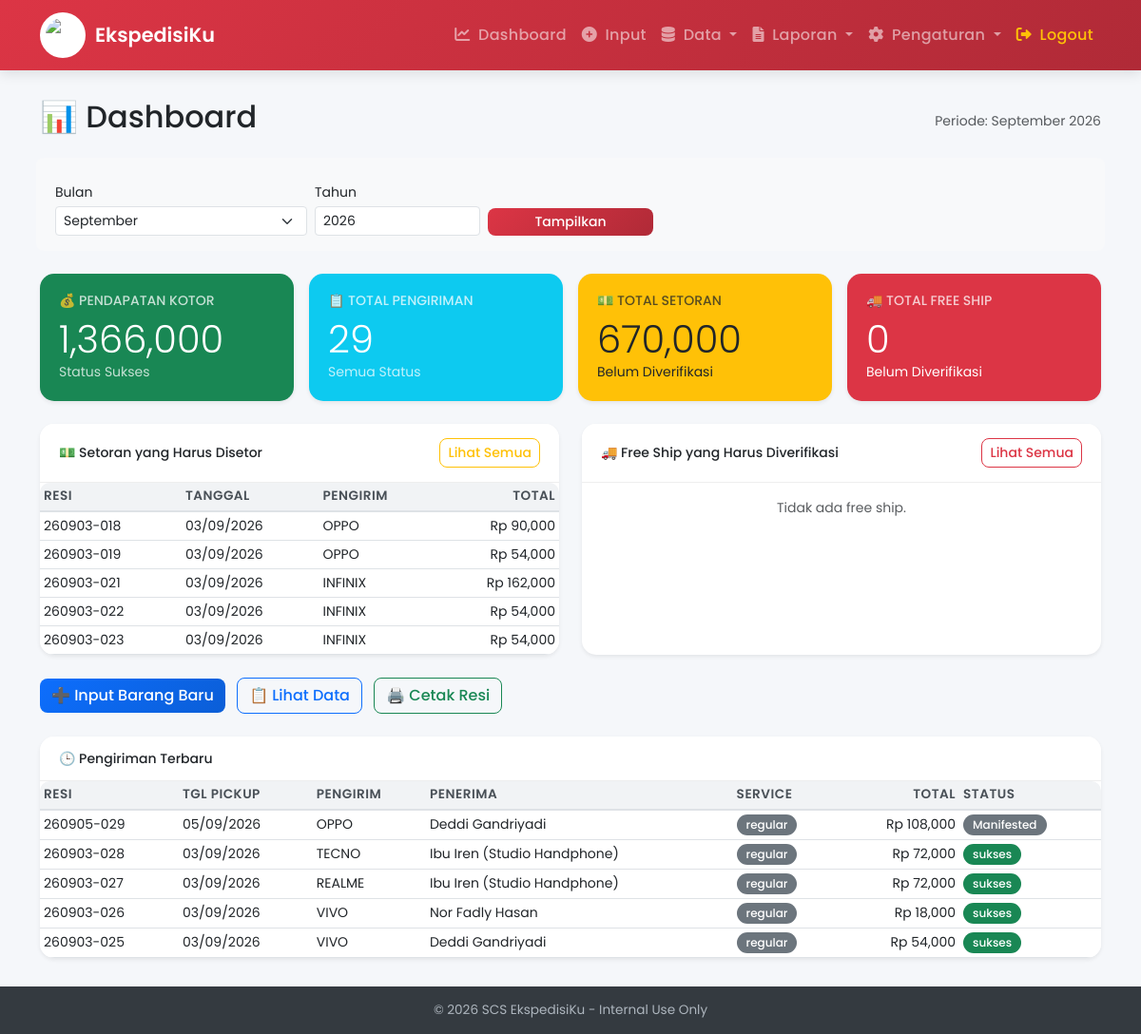
Screenshot of / (signed in) with the database file from the repository.
### models.py (models this page shows)
class Pengiriman(db.Model):
    id = db.Column(db.Integer, primary_key=True)
    nomor_resi = db.Column(db.String(50), unique=True, index=True)
    barcode_image = db.Column(db.String(100))
    kota_asal = db.Column(db.String(50))
    kota_tujuan = db.Column(db.String(50))
    tgl_pickup = db.Column(db.Date)
    petugas_pickup = db.Column(db.String(100))
    pengirim_id = db.Column(db.Integer, db.ForeignKey('pelanggan.id'))
    penerima_id = db.Column(db.Integer, db.ForeignKey('pelanggan.id'))
    jenis_service = db.Column(db.String(10))
    jenis_barang = db.Column(db.String(10))
    jumlah_koli = db.Column(db.Integer)
    berat_kg = db.Column(db.Float)
    tarif_per_kg = db.Column(db.Float)
    ppn = db.Column(db.Float, default=0.0)
    asuransi = db.Column(db.Float, default=0.0)
    biaya_packing = db.Column(db.Float, default=0.0)
    total_biaya = db.Column(db.Float)
    metode_pembayaran = db.Column(db.String(10))
    keterangan = db.Column(db.Text)
    status = db.Column(db.String(20), default='pending')
    verified = db.Column(db.Boolean, default=False)
    retur_verified = db.Column(db.Boolean, default=False)
    created_at = db.Column(db.DateTime, default=datetime.utcnow)
    pengirim = db.relationship('Pelanggan', foreign_keys=[pengirim_id])
    penerima = db.relationship('Pelanggan', foreign_keys=[penerima_id])

class Pelanggan(db.Model):
    id = db.Column(db.Integer, primary_key=True)
    tipe = db.Column(db.String(10))
    nama = db.Column(db.String(100), nullable=False)
    perusahaan = db.Column(db.String(100))
    alamat = db.Column(db.Text)
    no_telp = db.Column(db.String(20))
    kode_kota = db.Column(db.String(10))

### app.py (the view)
@app.route('/')
@login_required
def dashboard():
    now = datetime.now()
    bulan = request.args.get('bulan', now.month, type=int)
    tahun = request.args.get('tahun', now.year, type=int)
    last_day = calendar.monthrange(tahun, bulan)[1]
    tgl_mulai = datetime(tahun, bulan, 1).date()
    tgl_akhir = datetime(tahun, bulan, last_day).date()
    pendapatan_kotor = db.session.query(func.sum(Pengiriman.total_biaya)).filter(
        Pengiriman.status == 'sukses',
        Pengiriman.tgl_pickup >= tgl_mulai,
        Pengiriman.tgl_pickup <= tgl_akhir
    ).scalar() or 0
    total_pengiriman = Pengiriman.query.filter(
        Pengiriman.tgl_pickup >= tgl_mulai,
        Pengiriman.tgl_pickup <= tgl_akhir
    ).count()
    recent_shipments = Pengiriman.query.order_by(Pengiriman.created_at.desc()).limit(5).all()
    setoran_list = Pengiriman.query.filter_by(status='sukses', verified=False).order_by(Pengiriman.tgl_pickup.desc()).limit(10).all()
    total_setoran = sum(p.total_biaya for p in setoran_list) if setoran_list else 0
    free_ship_list = Pengiriman.query.filter_by(status='retur', retur_verified=False).order_by(Pengiriman.tgl_pickup.desc()).limit(10).all()
    total_free_ship = sum(p.total_biaya for p in free_ship_list) if free_ship_list else 0
    bulan_list = ['Januari', 'Februari', 'Maret', 'April', 'Mei', 'Juni',
                  'Juli', 'Agustus', 'September', 'Oktober', 'November', 'Desember']
    return render_template('dashboard.html',
                           pendapatan_hari_ini=pendapatan_kotor,
                           total_pengiriman=total_pengiriman,
                           recent_shipments=recent_shipments,
                           bulan=bulan,
                           tahun=tahun,
                           bulan_list=bulan_list,
                           setoran_list=setoran_list,
                           total_setoran=total_setoran,
                           free_ship_list=free_ship_list,
                           total_free_ship=total_free_ship)

### app.py (called while the page is built)
@login_manager.user_loader
def load_user(user_id):
    return User.query.get(int(user_id))

@app.context_processor
def inject_settings():
    return dict(get_settings=Settings.get)

### templates/dashboard.html (shortened to what this page needs)
{% extends "base.html" %}
{% block content %}
<div class="container-fluid px-0">
  <div class="d-flex justify-content-between align-items-center mb-4">
    <h2>📊 Dashboard</h2>
    <span class="text-muted small">Periode: {{ bulan_list[bulan-1] }} {{ tahun }}</span>
  </div>
  <form method="GET" class="row g-2 mb-4 bg-light p-3 rounded-3">
    <div class="col-md-3">
      <label class="form-label small mb-1">Bulan</label>
      <select name="bulan" class="form-select form-select-sm">
        {% for i in range(1, 13) %}
          <option value="{{ i }}" {% if bulan == i %}selected{% endif %}>{{ bulan_list[i-1] }}</option>
        {% endfor %}
      </select>
    </div>
    <div class="col-md-2">
      <label class="form-label small mb-1">Tahun</label>
      <input type="number" name="tahun" class="form-control form-control-sm" value="{{ tahun }}" min="2020" max="2100">
    </div>
    <div class="col-md-2 d-flex align-items-end">
      <button type="submit" class="btn btn-danger btn-sm w-100">Tampilkan</button>
    </div>
  </form>
  <div class="row g-3 mb-4">
    <div class="col-md-3 col-sm-6">
      <div class="card border-0 shadow-sm h-100 bg-success text-white">
        <div class="card-body d-flex flex-column justify-content-between">
          <h6 class="card-title small text-uppercase opacity-75">💰 Pendapatan Kotor</h6>
          <p class="display-6 mb-0">{{ "{:,.0f}".format(pendapatan_hari_ini) }}</p>
          <small class="opacity-75">Status Sukses</small>
        </div>
      </div>
    </div>
    <div class="col-md-3 col-sm-6">
      <div class="card border-0 shadow-sm h-100 bg-info text-white">
        <div class="card-body d-flex flex-column justify-content-between">
          <h6 class="card-title small text-uppercase opacity-75">📋 Total Pengiriman</h6>
          <p class="display-6 mb-0">{{ total_pengiriman }}</p>
          <small class="opacity-75">Semua Status</small>
        </div>
      </div>
    </div>
    <div class="col-md-3 col-sm-6">
      <div class="card border-0 shadow-sm h-100 bg-warning text-dark">
        <div class="card-body d-flex flex-column justify-content-between">
          <h6 class="card-title small text-uppercase opacity-75">💵 Total Setoran</h6>
          <p class="display-6 mb-0">{{ "{:,.0f}".format(total_setoran) }}</p>
          <small>Belum Diverifikasi</small>
        </div>
      </div>
    </div>
    <div class="col-md-3 col-sm-6">
      <div class="card border-0 shadow-sm h-100 bg-danger text-white">
        <div class="card-body d-flex flex-column justify-content-between">
          <h6 class="card-title small text-uppercase opacity-75">🚚 Total Free Ship</h6>
          <p class="display-6 mb-0">{{ "{:,.0f}".format(total_free_ship) }}</p>
          <small>Belum Diverifikasi</small>
        </div>
      </div>
    </div>
  </div>
  <div class="row g-4 mb-4">
    <div class="col-lg-6">
      <div class="card border-0 shadow-sm h-100">
        <div class="card-header bg-white d-flex justify-content-between align-items-center">
          <h5 class="mb-0 small">💵 Setoran yang Harus Disetor</h5>
          <a href="{{ url_for('setoran_ongkir', tab='sukses') }}" class="btn btn-sm btn-outline-warning">Lihat Semua</a>
        </div>
        <div class="card-body p-0">
          {% if setoran_list %}
          <div class="table-responsive">
            <table class="table table-sm table-hover mb-0 small">
              <thead class="table-light">
                <tr><th>Resi</th><th>Tanggal</th><th>Pengirim</th><th class="text-end">Total</th></tr>
              </thead>
              <tbody>
                {% for p in setoran_list[:5] %}
                <tr>
                  <td>{{ p.nomor_resi }}</td>
                  <td>{{ p.tgl_pickup.strftime('%d/%m/%Y') if p.tgl_pickup else '-' }}</td>
                  <td>{{ p.pengirim.nama if p.pengirim else '-' }}</td>
                  <td class="text-end">Rp {{ "{:,.0f}".format(p.total_biaya) }}</td>
                </tr>
                {% endfor %}
              </tbody>
            </table>
          </div>
          {% else %}
          <div class="p-3 text-center text-muted small">Tidak ada setoran.</div>
          {% endif %}
        </div>
      </div>
    </div>
    <div class="col-lg-6">
      <div class="card border-0 shadow-sm h-100">
        <div class="card-header bg-white d-flex justify-content-between align-items-center">
          <h5 class="mb-0 small">🚚 Free Ship yang Harus Diverifikasi</h5>
          <a href="{{ url_for('setoran_ongkir', tab='retur') }}" class="btn btn-sm btn-outline-danger">Lihat Semua</a>
        </div>
        <div class="card-body p-0">
          {% if free_ship_list %}
          <div class="table-responsive">
            <table class="table table-sm table-hover mb-0 small">
              <thead class="table-light">
                <tr><th>Resi</th><th>Tanggal</th><th>Pengirim</th><th class="text-end">Total</th></tr>
              </thead>
              <tbody>
                {% for p in free_ship_list[:5] %}
                <tr>
                  <td>{{ p.nomor_resi }}</td>
                  <td>{{ p.tgl_pickup.strftime('%d/%m/%Y') if p.tgl_pickup else '-' }}</td>
                  <td>{{ p.pengirim.nama if p.pengirim else '-' }}</td>
                  <td class="text-end">Rp {{ "{:,.0f}".format(p.total_biaya) }}</td>
                </tr>
                {% endfor %}
              </tbody>
            </table>
          </div>
          {% else %}
          <div class="p-3 text-center text-muted small">Tidak ada free ship.</div>
          {% endif %}
        </div>
      </div>
    </div>
  </div>
  <div class="row mb-4">
    <div class="col-12">
      <a href="{{ url_for('input_barang') }}" class="btn btn-primary me-2">➕ Input Barang Baru</a>
      <a href="{{ url_for('data_barang') }}" class="btn btn-outline-primary me-2">📋 Lihat Data</a>
      <a href="{{ url_for('cetak_resi') }}" class="btn btn-outline-success">🖨️ Cetak Resi</a>
    </div>
  </div>
  <div class="card border-0 shadow-sm">
    <div class="card-header bg-white">
      <h5 class="mb-0 small">🕒 Pengiriman Terbaru</h5>
    </div>
    <div class="card-body p-0">
      <div class="table-responsive">
        <table class="table table-sm table-hover mb-0 small">
          <thead class="table-light">
            <tr>
              <th>Resi</th>
              <th>Tgl Pickup</th>
              <th>Pengirim</th>
              <th>Penerima</th>
              <th>Service</th>
              <th class="text-end">Total</th>
              <th>Status</th>
            </tr>
          </thead>
          <tbody>
            {% for p in recent_shipments %}
            <tr>
              <td>{{ p.nomor_resi }}</td>
              <td>{{ p.tgl_pickup.strftime('%d/%m/%Y') if p.tgl_pickup else '-' }}</td>
              <td>{{ p.pengirim.nama if p.pengirim else '-' }}</td>
              <td>{{ p.penerima.nama if p.penerima else '-' }}</td>
              <td><span class="badge bg-{{ 'warning' if p.jenis_service == 'express' else 'secondary' }}">{{ p.jenis_service }}</span></td>
              <td class="text-end">Rp {{ "{:,.0f}".format(p.total_biaya) }}</td>
              <td>
                <span class="badge bg-{{ 'success' if p.status == 'sukses' else 'warning' if p.status == 'hold' else 'danger' if p.status == 'retur' else 'secondary' }}">
                  {% if p.status == 'pending' %}Manifested{% elif p.status == 'hold' %}TOP{% elif p.status == 'retur' %}Free Ship.{% else %}{{ p.status }}{% endif %}
                </span>
              </td>
            </tr>
            {% else %}
            <tr>
              <td colspan="7" class="text-center text-muted py-3">Belum ada pengiriman di bulan ini.</td>
            </tr>
            {% endfor %}
          </tbody>
        </table>
      </div>
    </div>
  </div>
</div>
{% endblock %}

### templates/base.html (shortened to what this page needs)
<!DOCTYPE html>
<html lang="id">
<head>
  <link href="https://cdn.jsdelivr.net/npm/bootstrap@5.3.0/dist/css/bootstrap.min.css" rel="stylesheet">
  <link href="https://cdn.datatables.net/1.13.6/css/dataTables.bootstrap5.min.css" rel="stylesheet">
  <link rel="stylesheet" href="https://cdnjs.cloudflare.com/ajax/libs/font-awesome/6.0.0-beta3/css/all.min.css">
</head>
<body>
  <nav class="navbar navbar-expand-xl navbar-dark bg-danger">
    <div class="container">
      <a class="navbar-brand d-flex align-items-center" href="{{ url_for('dashboard') }}">
        <div style="background-color: white; padding: 4px; border-radius: 50%; display: inline-flex; align-items: center; justify-content: center; margin-right: 10px;">
          <img src="{{ url_for('static', filename='logo.png') }}" alt="SCS" width="40" height="40" style="object-fit: contain; border-radius: 50%;">
        </div>
        <span>EkspedisiKu</span>
      </a>
      <div class="collapse navbar-collapse" id="navbarNav">
        <ul class="navbar-nav ms-auto">
          <li class="nav-item">
            <a class="nav-link" href="{{ url_for('dashboard') }}">
              <i class="fas fa-chart-line me-1"></i> Dashboard
            </a>
          </li>
          {% if current_user.role in ['admin', 'petugas', 'kurir'] %}
          <li class="nav-item">
            <a class="nav-link" href="{{ url_for('input_barang') }}">
              <i class="fas fa-plus-circle me-1"></i> Input
            </a>
          </li>
          {% endif %}
          {% if current_user.role == 'admin' %}
          <li class="nav-item dropdown">
            <a class="nav-link dropdown-toggle" href="#" role="button" data-bs-toggle="dropdown">
              <i class="fas fa-database me-1"></i> Data
            </a>
          </li>
          {% endif %}
          {% if current_user.role in ['admin', 'kurir'] %}
          <li class="nav-item dropdown">
            <a class="nav-link dropdown-toggle" href="#" role="button" data-bs-toggle="dropdown">
              <i class="fas fa-file-alt me-1"></i> Laporan
            </a>
          </li>
          {% endif %}
          {% if current_user.role == 'admin' %}
          <li class="nav-item dropdown">
            <a class="nav-link dropdown-toggle" href="#" role="button" data-bs-toggle="dropdown">
              <i class="fas fa-cog me-1"></i> Pengaturan
            </a>
          </li>
          {% endif %}
          <li class="nav-item">
            <a class="nav-link text-warning" href="{{ url_for('logout') }}">
              <i class="fas fa-sign-out-alt me-1"></i> Logout
            </a>
          </li>
        </ul>
      </div>
    </div>
  </nav>
  <div class="container main-container">
    {% block content %}{% endblock %}
  </div>
  <footer class="footer text-center">
    <div class="container">
      <span>© 2026 SCS EkspedisiKu - Internal Use Only</span>
    </div>
  </footer>
</body>
</html>

### templates/base.html (style rules this page uses)
:root { --primary: #dc3545; --primary-dark: #b02a37; --secondary: #6c757d; --success: #198754; --info: #0dcaf0; --warning: #ffc107; --danger: #dc3545; --light: #f8f9fa; --dark: #212529; --font: 'Poppins', sans-serif; }
* { font-family: var(--font); }
body { background: #f5f7fa; min-height: 100vh; display: flex; flex-direction: column; }
.navbar-dark.bg-danger { background: linear-gradient(135deg, #dc3545 0%, #b02a37 100%) !important; box-shadow: 0 4px 12px rgba(0,0,0,0.1); }
.navbar-brand { font-weight: 600; font-size: 1.3rem; }
.navbar-brand img { object-fit: cover; border: 2px solid white; }
.nav-link { font-weight: 500; letter-spacing: 0.3px; transition: all 0.2s ease; }
.main-container { flex: 1; padding-top: 30px; padding-bottom: 30px; }
.card { border: none; border-radius: 15px; box-shadow: 0 5px 15px rgba(0,0,0,0.05); transition: transform 0.3s ease, box-shadow 0.3s ease; overflow: hidden; }
.card-header { background: white; border-bottom: 1px solid #eee; font-weight: 600; font-size: 1rem; padding: 15px 20px; }
.card-body { padding: 20px; }
.btn { border-radius: 8px; font-weight: 500; transition: all 0.2s ease; }
.btn-danger { background: linear-gradient(135deg, #dc3545, #b02a37); border: none; }
.btn-primary { background: linear-gradient(135deg, #0d6efd, #0b5ed7); border: none; }
.table { border-radius: 10px; overflow: hidden; }
.table thead th { background: #f1f3f5; font-weight: 600; font-size: 0.85rem; text-transform: uppercase; letter-spacing: 0.5px; color: #495057; border-bottom: 2px solid #dee2e6; }
.table tbody tr { transition: background 0.2s; }
.badge { padding: 5px 10px; border-radius: 20px; font-weight: 500; font-size: 0.75rem; }
.footer { background: #343a40; color: #adb5bd; padding: 15px 0; margin-top: auto; font-size: 0.85rem; }
.navbar-nav .nav-link { padding-left: 0.75rem; padding-right: 0.75rem; }

### rows the page displays
Pengiriman: nomor_resi "260903-018", tgl_pickup "03/09/2026", pengirim "OPPO", total_biaya "90,000"
Pengiriman: nomor_resi "260903-019", tgl_pickup "03/09/2026", pengirim "OPPO", total_biaya "54,000"
Pengiriman: nomor_resi "260903-021", tgl_pickup "03/09/2026", pengirim "INFINIX", total_biaya "162,000"
Pengiriman: nomor_resi "260903-022", tgl_pickup "03/09/2026", pengirim "INFINIX", total_biaya "54,000"
Pengiriman: nomor_resi "260903-023", tgl_pickup "03/09/2026", pengirim "INFINIX", total_biaya "54,000"
Pengiriman: nomor_resi "260905-029", tgl_pickup "05/09/2026", pengirim "OPPO", penerima "Deddi Gandriyadi", jenis_service "regular", total_biaya "108,000", status "Manifested"
Pengiriman: nomor_resi "260903-028", tgl_pickup "03/09/2026", pengirim "TECNO", penerima "Ibu Iren (Studio Handphone)", jenis_service "regular", total_biaya "72,000", status "sukses"
Pengiriman: nomor_resi "260903-027", tgl_pickup "03/09/2026", pengirim "REALME", penerima "Ibu Iren (Studio Handphone)", jenis_service "regular", total_biaya "72,000", status "sukses"
Pengiriman: nomor_resi "260903-026", tgl_pickup "03/09/2026", pengirim "VIVO", penerima "Nor Fadly Hasan", jenis_service "regular", total_biaya "18,000", status "sukses"
Pengiriman: nomor_resi "260903-025", tgl_pickup "03/09/2026", pengirim "VIVO", penerima "Deddi Gandriyadi", jenis_service "regular", total_biaya "54,000", status "sukses"

### other values shown
{{ bulan_list[bulan-1] }} "September"
{{ tahun }} "2026"
{{ "{:,.0f}".format(pendapatan_hari_ini) }} "1,366,000"
{{ total_pengiriman }} "29"
{{ "{:,.0f}".format(total_setoran) }} "670,000"
{{ "{:,.0f}".format(total_free_ship) }} "0"
form field bulan "September"
